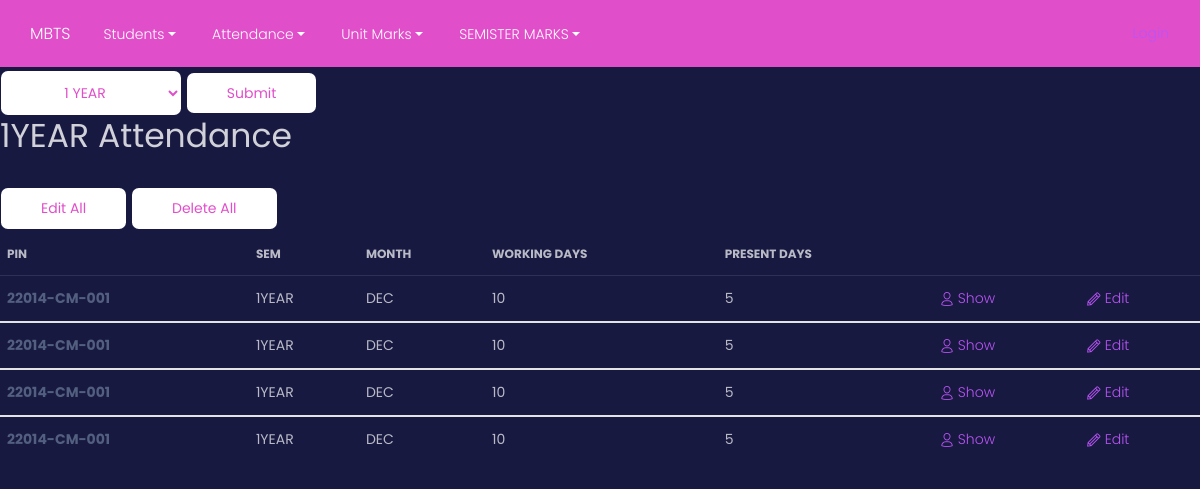
Page /n/a/index on the earlier database version.
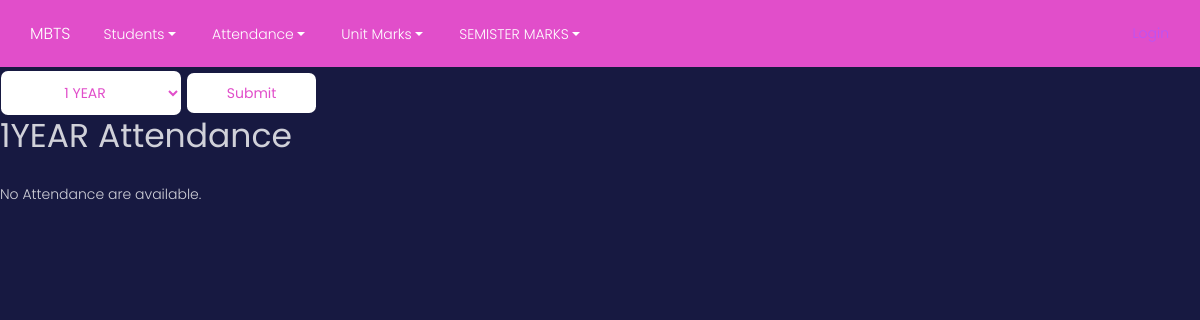
Same page on the later database version.
### mbts/models.py (models this page shows, shortened)
class Attendance(models.Model):
    sem = models.CharField(max_length=10)
    month=models.CharField(max_length=20)
    nfw=models.IntegerField(default=0)
    npd=models.IntegerField(default=0)
    twd=models.IntegerField(default=0)
    tpd=models.IntegerField(default=0)
    per = models.IntegerField(default=0)
    student = models.ForeignKey(Students, to_field="pin", on_delete=models.CASCADE)

### mbts/views/attendance.py (the view)
# urls.py: path("a/index", attendance.index, name="atten_index"),
def index(request):
    context = {}
    sem = request.GET.get("sem","1YEAR")
    sf = SemSearchForm(request.GET)
    context["semform"] = sf
    atte = Attendance.objects.filter(sem=sem).prefetch_related("student").all
    context["atte"] = atte
    context["sem"] = sem
    return render(request, "attendance/index.html", context)

### mbts/forms.py
class SemSearchForm(forms.Form):
    sem = forms.ChoiceField(required=False, choices=StudentClass.SEMS, widget=forms.Select( attrs={'class': 'btn btn-primary btn-neutral'}))

### mbts/templates/attendance/index.html
{% extends "base.html" %}
{% block content %}
<form>
    {{semform.sem}}
    <input type="submit" value="Submit" class="btn btn-primary btn-neutral"/>
</form>
<h1>{{sem}} Attendance</h1>
    {% if atte %}
    <a class="btn btn-primary btn-neutral" href="{% url 'atten_bulkedit' sem %}"> Edit All</a>
    <a class="btn btn-primary btn-neutral" href="{% url 'atten_del_sem' sem %}"> Delete All</a>
    <table class="table">
        <thead>
        <th>PIN</th>
        <th>SEM</th>
        <th>MONTH</th>
        <th>Working Days</th>
        <th>Present Days</th>
    </thead>
    {% for s in atte %}
    <tbody>
      <tr>
        <th>{{s.student_id}}</td>
        <td>{{s.sem}}</td>
        <td>{{s.month}}</td>
        <td>{{s.nfw}}</td>
        <td>{{s.npd}}</td>
        <td><a href="{% url 'atten_show' s.student_id %}"> <i class="tim-icons icon-single-02"></i> Show</a></td>
        <td><a href="{% url 'atten_edit' s.student_id %}"><i class="tim-icons icon-pencil"></i> Edit</a></th>
     </tr>
    {% endfor %}
    </tbody>
    </table>
{% else %}
    <p>No Attendance are available.</p>
{% endif %}
{% endblock %}

Differences in the rows shown:
removed Attendance: student_id "22014-CM-001", sem "1YEAR", month "DEC", nfw "10", npd "5"
removed Attendance: student_id "22014-CM-001", sem "1YEAR", month "DEC", nfw "10", npd "5"
removed Attendance: student_id "22014-CM-001", sem "1YEAR", month "DEC", nfw "10", npd "5"
removed Attendance: student_id "22014-CM-001", sem "1YEAR", month "DEC", nfw "10", npd "5"
Other differences:
text no longer shown: "Edit All Delete All PIN SEM MONTH WORKING DAYS PRESENT DAYS"
text now shown: "No Attendance are available."
